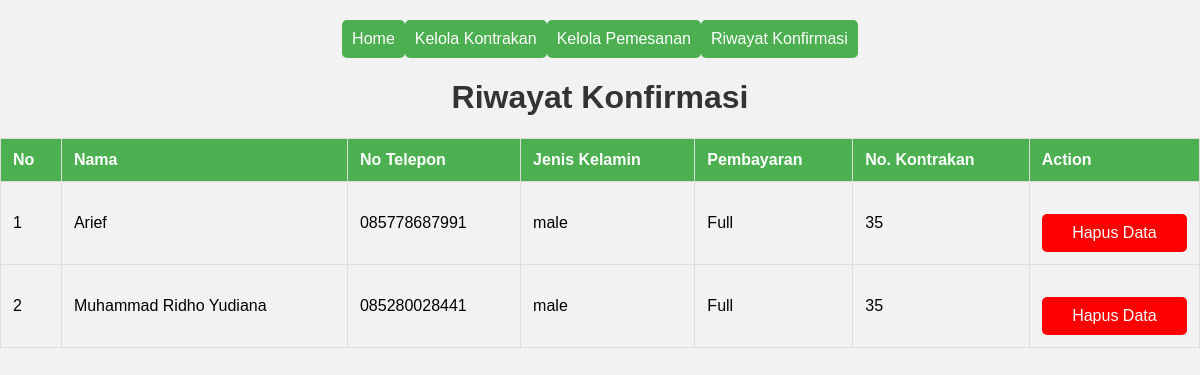
The app's page /dashboard_sudah.php (signed in) with its own data.
### tables this page shows
CREATE TABLE `pemesanan` (
  `id_pesanan` int(11) NOT NULL,
  `nama` text NOT NULL,
  `no_tlp` varchar(255) NOT NULL,
  `jk` varchar(10) NOT NULL,
  `id_bayar` int(11) NOT NULL,
  `status` varchar(255) NOT NULL DEFAULT 'belum',
  `no_kontrakan` int(11) NOT NULL,
  `gambar` text NOT NULL
);

CREATE TABLE `pembayaran` (
  `id_pembayaran` int(11) NOT NULL,
  `metode_bayar` varchar(255) NOT NULL
);

CREATE TABLE `kontrakan` (
  `no_kontrakan` int(11) NOT NULL,
  `tipe` varchar(255) NOT NULL,
  `harga` int(11) NOT NULL,
  `deskripsi` text DEFAULT NULL,
  `status` varchar(255) NOT NULL DEFAULT 'tersedia',
  `gambar` text DEFAULT NULL
);

### function.php (called while the page is built)
<?php
$koneksi = mysqli_connect("localhost", "root", "", "loginkontrakan");
function query($query)
{
    global $koneksi;
    $result = mysqli_query($koneksi, $query);
    $rows = [];
    while ($row = mysqli_fetch_array($result)) {
        $rows[] = $row;
    }
    return $rows;
}

### dashboard_sudah.php (the view, shortened to what this page needs)
<!DOCTYPE html>
<html lang="en">
<head>
    <link rel="stylesheet" href="">
</head>
<?php
require 'function.php';
$pesanan = query("SELECT pemesanan.*, pembayaran.*, kontrakan.*
                FROM pemesanan LEFT JOIN pembayaran ON pemesanan.id_bayar = pembayaran.id_pembayaran
                LEFT JOIN kontrakan ON pemesanan.no_kontrakan = kontrakan.no_kontrakan
                WHERE pemesanan.status = 'sudah'");
$i = 1
?>
<body>
    <div class="navbar" id="myNavbar">
        <a href="homeadmin.php" class="active">Home</a>
        <a href="tambah_kontrakan.php">Kelola Kontrakan</a>
        <a href="dashboard.php">Kelola Pemesanan</a>
        <a href="dashboard_sudah.php">Riwayat Konfirmasi</a>
    </div>
    <h1> Riwayat Konfirmasi </h1>
    <table border="1px" cellspacing="0">
        <thead>
            <th>No</th>
            <th>Nama</th>
            <th>No Telepon</th>
            <th>Jenis Kelamin</th>
            <th>Pembayaran</th>
            <th>No. Kontrakan</th>
            <th>Action</th>
        </thead>
        <tbody class="button">
            <?php foreach ($pesanan as $value) { ?>
                <tr>
                    <td align="right"><?= $i++ ?></td>
                    <td><?= $value['nama'] ?></td>
                    <td><?= $value['no_tlp'] ?></td>
                    <td><?= $value['jk'] ?></td>
                    <td><?= $value['metode_bayar'] ?></td>
                    <td align="right"><?= $value['no_kontrakan'] ?></td>
                    <td align="center">
                        <a href="?tolak= <?= $value['id_pesanan'] ?>" onclick="return konfirmasi(); ">Hapus Data</a>
                    </td>
                </tr>
            <?php } ?>
        </tbody>
    </table>
</body>
</html>

### dashboard_sudah.php (style rules this page uses)
body { font-family: "Arial", sans-serif; background-color: #f2f2f2; margin: 0; padding: 0; }
.navbar { display: flex; justify-content: center; align-items: center; background-color: #f2f2f2; overflow: hidden; }
.navbar a.active { background-color: #4caf50; color: white; }
h1 { color: #333; text-align: center; }
table { width: 100%; border-collapse: collapse; margin-top: 20px; }
table, th, td { border: 1px solid #ddd; }
th, td { padding: 12px; text-align: left; }
th { background-color: #4caf50; color: white; }
tbody tr:nth-child(even) { background-color: #f2f2f2; }
.navbar a { display: block; text-align: center; padding: 10px; margin-top: 20px; background-color: #4caf50; color: white; text-decoration: none; border-radius: 5px; }
.button a { display: block; text-align: center; padding: 10px; margin-top: 20px; background-color: #ff0000; color: white; text-decoration: none; border-radius: 5px; }

### records on screen
pemesanan: nama "Arief", no_tlp "085778687991", jk "male", id_bayar.metode_bayar "Full", no_kontrakan.no_kontrakan "35"
pemesanan: nama "Muhammad Ridho Yudiana", no_tlp "085280028441", jk "male", id_bayar.metode_bayar "Full", no_kontrakan.no_kontrakan "35"
